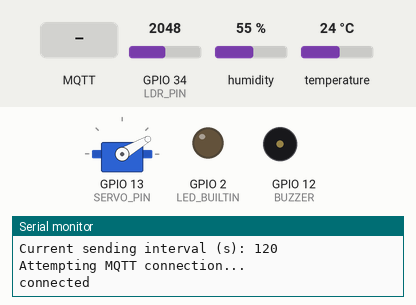
Simulated run of this sketch. Board: ESP32. On the bench: servo, output pins drawn as LEDs (lit = HIGH), buzzer (waves = sounding), the last lines printed to the serial monitor. The test bench sets the inputs (shaded band); at power-on: temperature 24 °C, GPIO 34 (LDR_PIN) = 2048, humidity 55 %. WiFi joins after 1.5 s; servers stay silent unless stated; network time is answered at once with the bench clock; the local clock reads 2024-03-15 10:24:30 at power-on unless the sketch sets it; no MQTT or app messages arrive unless stated.

Above: at 2.7 s.
2.8 s: MQTT message "1" arrives on the first subscribed topic
At 3.7 s:
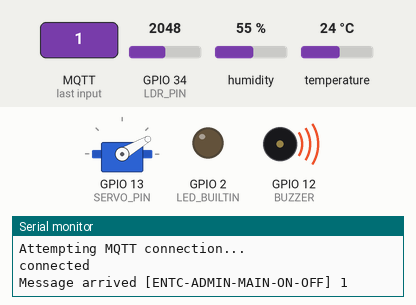
6.6 s: temperature set to 12 °C
At 16.0 s:
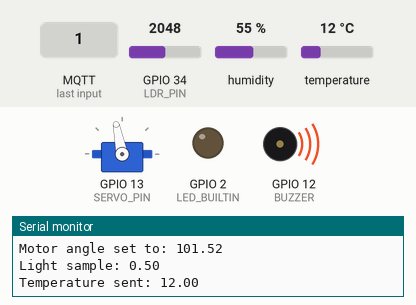
16.6 s: GPIO 34 (LDR_PIN) set to 2866
At 20.8 s:
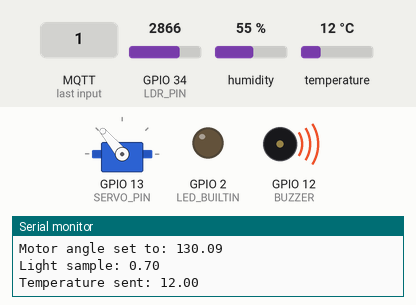
21.6 s: MQTT message "ENTC-ADMIN-SCH-ON" arrives on the first subscribed topic
At 22.0 s:
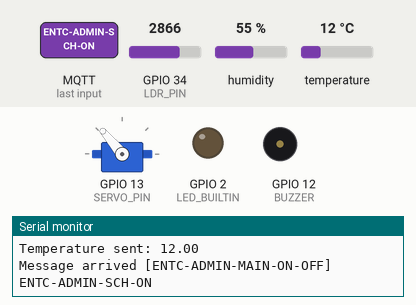
23.1 s: temperature set to 0 °C
At 30.7 s:
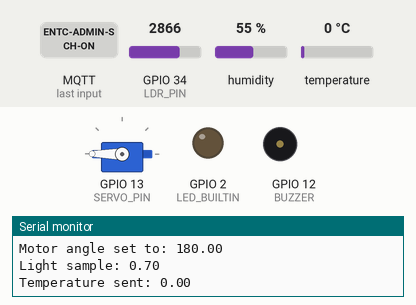
31.7 s: MQTT message "ENTC-ADMIN-SCH-ON" arrives on the second subscribed topic
At 33.1 s:
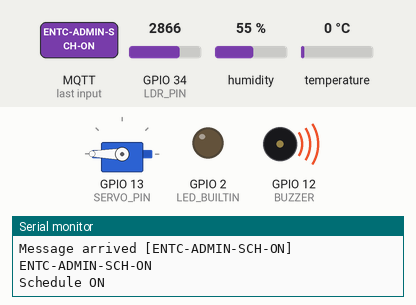
Timing chart, 0 to 34.2 s (numbered marks = the images above; inputs shaded):
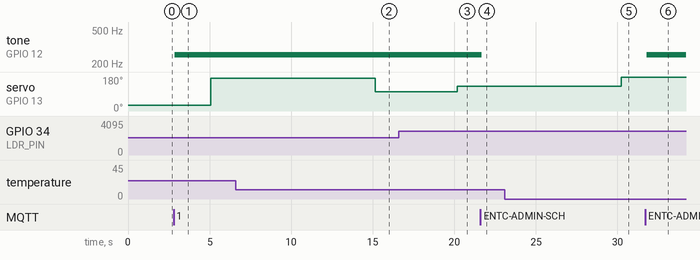

Measured:
- after the input at 2.8 s, tone on GPIO 12 (BUZZER): silent → 256 Hz after 0.08 s
- after the input at 6.6 s, servo on GPIO 13 (SERVO_PIN): 173° → 101° after 8.5 s
- after the input at 16.6 s, servo on GPIO 13 (SERVO_PIN): 101° → 130° after 3.6 s
- after the input at 21.6 s, tone on GPIO 12 (BUZZER): 256 Hz → silent after 0.09 s
- after the input at 23.1 s, servo on GPIO 13 (SERVO_PIN): 130° → 180° after 7.1 s
- after the input at 31.7 s, tone on GPIO 12 (BUZZER): silent → 256 Hz after 0.08 s

The sketch:

sketch.ino
```cpp
#include <PubSubClient.h>
#include <WiFi.h>
#include "DHTesp.h"
#include <NTPClient.h>
#include <ESP32Servo.h>

#define LED_BUILTIN 2
#define BUZZER 12
#define DHT_PIN 15
#define LDR_PIN 34
#define SERVO_PIN 13

WiFiClient espClient;
PubSubClient mqttClient(espClient);
DHTesp dhtSensor;
Servo windowServo;

WiFiUDP ntpUDP;
NTPClient timeClient(ntpUDP);

bool isScheduleON = false;
unsigned long scheduleOnTime;

float lightIntensity = 0.0;
float latestLightSample = 0.0;
float temperature = 25.0;
char tempAr[6];
char lightAr[6];
char samplingIntervalAr[6];
char sendingIntervalAr[6];

unsigned long lastSampleTime = 0;
unsigned long lastSendTime = 0;
int samplingInterval = 5000;
int sendingInterval = 120000;
float lightReadings[24];
int readingIndex = 0;
int readingCount = 0;

float motorAngleOffset = 30.0;
float controllingFactor = 0.75;
float idealTemperature = 30.0;
float currentMotorAngle = 30.0;

void setup() {
  Serial.begin(115200);
  setupWifi();
  setupMqtt();

  dhtSensor.setup(DHT_PIN, DHTesp::DHT22);

  updateTemperature();

  timeClient.begin();
  timeClient.setTimeOffset(5.5*3600);

  pinMode(LED_BUILTIN, OUTPUT);
  digitalWrite(LED_BUILTIN, LOW);

  pinMode(BUZZER, OUTPUT);
  digitalWrite(BUZZER, LOW);

  pinMode(LDR_PIN, INPUT);

  windowServo.attach(SERVO_PIN);
  windowServo.write(motorAngleOffset);

  for (int i = 0; i < 24; i++) {
    lightReadings[i] = 0;
  }

  sendLightIntensity();

  publishConfiguration();
}

void loop() {
  if (!mqttClient.connected()) {
    connectToBroker();
  }
  mqttClient.loop();

  checkSchedule();

  unsigned long currentMillis = millis();

  if (currentMillis - lastSampleTime >= samplingInterval) {
    lastSampleTime = currentMillis;
    sampleLightIntensity();
    updateTemperature();
  }

  if (currentMillis - lastSendTime >= sendingInterval) {
    lastSendTime = currentMillis;
    sendLightIntensity();
  }

  delay(100);
}

void sampleLightIntensity() {
  int rawValue = analogRead(LDR_PIN);
  latestLightSample = rawValue / 4095.0;

  lightReadings[readingIndex] = latestLightSample;
  readingIndex = (readingIndex + 1) % 24;
  if (readingCount < 24) {
    readingCount++;
  }

  char latestLightAr[6];
  String(latestLightSample, 2).toCharArray(latestLightAr, 6);
  mqttClient.publish("ENTC-MEDIBOX-LIGHT-LATEST", latestLightAr);

  adjustServoMotor();

  Serial.print("Light sample: ");
  Serial.println(latestLightSample);
}

void sendLightIntensity() {
  float sum = 0;
  for (int i = 0; i < readingCount; i++) {
    sum += lightReadings[i];
  }
  lightIntensity = sum / readingCount;

  String(lightIntensity, 2).toCharArray(lightAr, 6);
  mqttClient.publish("ENTC-MEDIBOX-LIGHT", lightAr);

  Serial.print("Average light intensity sent: ");
  Serial.println(lightAr);
}

void updateTemperature() {
  TempAndHumidity data = dhtSensor.getTempAndHumidity();

  if (isnan(data.temperature) || data.temperature < -40 || data.temperature > 80) {
    Serial.println("Warning: Invalid temperature reading detected!");
  } else {
    temperature = data.temperature;
    String(temperature, 2).toCharArray(tempAr, 6);
    mqttClient.publish("ENTC-MEDIBOX-TEMP", tempAr);

    Serial.print("Temperature sent: ");
    Serial.println(tempAr);
  }
}

void adjustServoMotor() {
  // θ = θ_offset + (180 - θ_offset) × I × γ × ln(ts/tu) × (T/T_med)
  float ts = samplingInterval / 1000.0;
  float tu = sendingInterval / 1000.0;
  float ratio = ts / tu;

  if (ratio <= 0) {
    ratio = 0.0001;
  }

  float tempRatio = temperature / idealTemperature;
  if (tempRatio <= 0 || isnan(tempRatio)) {
    tempRatio = 25.0 / idealTemperature;
    Serial.println("Warning: Invalid tempRatio, using default T=25°C");
  }

  float logTerm = abs(log(ratio));

  // Debug intermediate values
  Serial.print("ts: "); Serial.print(ts);
  Serial.print(", tu: "); Serial.print(tu);
  Serial.print(", ratio: "); Serial.print(ratio);
  Serial.print(", logTerm: "); Serial.print(logTerm);
  Serial.print(", I: "); Serial.print(latestLightSample);
  Serial.print(", γ: "); Serial.print(controllingFactor);
  Serial.print(", T: "); Serial.print(temperature);
  Serial.print(", T_med: "); Serial.print(idealTemperature);
  Serial.print(", T/T_med: "); Serial.print(tempRatio);
  Serial.println();

  float angle = motorAngleOffset + (180.0 - motorAngleOffset) * latestLightSample *
                controllingFactor * logTerm * tempRatio;

  angle = constrain(angle, motorAngleOffset, 180.0);
  currentMotorAngle = angle;

  windowServo.write(angle);

  char angleStr[6];
  String(angle, 2).toCharArray(angleStr, 6);
  mqttClient.publish("ENTC-MEDIBOX-ANGLE", angleStr);

  Serial.print("Motor angle set to: ");
  Serial.println(angle);
}

void publishConfiguration() {
  char buffer[10];

  int samplingSeconds = samplingInterval / 1000;
  String(samplingSeconds).toCharArray(samplingIntervalAr, 6);
  mqttClient.publish("ENTC-MEDIBOX-CURRENT-SAMPLING", samplingIntervalAr);
  Serial.print("Current sampling interval (s): ");
  Serial.println(samplingSeconds);

  int sendingSeconds = sendingInterval / 1000;
  String(sendingSeconds).toCharArray(sendingIntervalAr, 6);
  mqttClient.publish("ENTC-MEDIBOX-CURRENT-SENDING", sendingIntervalAr);
  Serial.print("Current sending interval (s): ");
  Serial.println(sendingSeconds);

  String(motorAngleOffset, 1).toCharArray(buffer, 10);
  mqttClient.publish("ENTC-MEDIBOX-CURRENT-OFFSET", buffer);

  String(controllingFactor, 2).toCharArray(buffer, 10);
  mqttClient.publish("ENTC-MEDIBOX-CURRENT-FACTOR", buffer);

  String(idealTemperature, 1).toCharArray(buffer, 10);
  mqttClient.publish("ENTC-MEDIBOX-CURRENT-IDEAL-TEMP", buffer);
}

unsigned long getTime() {
  timeClient.update();
  return timeClient.getEpochTime();
}

void buzzerOn(bool on) {
  if (on) {
    tone(BUZZER, 256);
  } else {
    noTone(BUZZER);
  }
}

void setupWifi() {
  Serial.println("");
  Serial.println("Connecting to ");
  Serial.println("Wokwi-GUEST");
  WiFi.begin("Wokwi-GUEST", "");

  while (WiFi.status() != WL_CONNECTED) {
    delay(500);
    Serial.print(".");
  }

  Serial.println("WiFi connected");
  Serial.println("IP address: ");
  Serial.println(WiFi.localIP());
}

void setupMqtt() {
  mqttClient.setServer("test.mosquitto.org", 1883);
  mqttClient.setCallback(receiveCallback);
}

void connectToBroker() {
  while (!mqttClient.connected()) {
    Serial.println("Attempting MQTT connection...");
    if (mqttClient.connect("ESP32-Medibox-653652643612")) {
      Serial.println("connected");
      mqttClient.subscribe("ENTC-ADMIN-MAIN-ON-OFF");
      mqttClient.subscribe("ENTC-ADMIN-SCH-ON");
      mqttClient.subscribe("ENTC-MEDIBOX-SAMPLING-INTERVAL");
      mqttClient.subscribe("ENTC-MEDIBOX-SENDING-INTERVAL");
      mqttClient.subscribe("ENTC-MEDIBOX-ANGLE-OFFSET");
      mqttClient.subscribe("ENTC-MEDIBOX-CONTROL-FACTOR");
      mqttClient.subscribe("ENTC-MEDIBOX-IDEAL-TEMP");
    } else {
      Serial.println("failed");
      Serial.println(mqttClient.state());
      delay(5000);
    }
  }
}

void receiveCallback(char* topic, byte* payload, unsigned int length) {
  Serial.print("Message arrived [");
  Serial.print(topic);
  Serial.print("] ");

  char payloadCharAr[length + 1];
  for (int i = 0; i < length; i++) {
    Serial.print((char)payload[i]);
    payloadCharAr[i] = (char)payload[i];
  }
  payloadCharAr[length] = '\0';

  Serial.println();

  if (strcmp(topic, "ENTC-ADMIN-MAIN-ON-OFF") == 0) {
    buzzerOn(payloadCharAr[0] == '1');
  }
  else if (strcmp(topic, "ENTC-ADMIN-SCH-ON") == 0) {
    if (payloadCharAr[0] == 'N') {
      isScheduleON = false;
    } else {
      isScheduleON = true;
      scheduleOnTime = atol(payloadCharAr);
    }
  }
  else if (strcmp(topic, "ENTC-MEDIBOX-SAMPLING-INTERVAL") == 0) {
    int newInterval = atoi(payloadCharAr);
    if (newInterval > 0) {
      samplingInterval = newInterval * 1000;
      Serial.print("New sampling interval set: ");
      Serial.println(samplingInterval);
      adjustServoMotor();
    }
  }
  else if (strcmp(topic, "ENTC-MEDIBOX-SENDING-INTERVAL") == 0) {
    int newInterval = atoi(payloadCharAr);
    if (newInterval > 0) {
      sendingInterval = newInterval * 1000;
      Serial.print("New sending interval set: ");
      Serial.println(sendingInterval);
      adjustServoMotor();
    }
  }
  else if (strcmp(topic, "ENTC-MEDIBOX-ANGLE-OFFSET") == 0) {
    float newOffset = atof(payloadCharAr);
    if (newOffset >= 0 && newOffset <= 120) {
      motorAngleOffset = newOffset;
      Serial.print("New angle offset set: ");
      Serial.println(motorAngleOffset);
      adjustServoMotor();
    }
  }
  else if (strcmp(topic, "ENTC-MEDIBOX-CONTROL-FACTOR") == 0) {
    float newFactor = atof(payloadCharAr);
    if (newFactor >= 0 && newFactor <= 1) {
      controllingFactor = newFactor;
      Serial.print("New controlling factor set: ");
      Serial.println(controllingFactor);
      adjustServoMotor();
    }
  }
  else if (strcmp(topic, "ENTC-MEDIBOX-IDEAL-TEMP") == 0) {
    float newTemp = atof(payloadCharAr);
    if (newTemp >= 10 && newTemp <= 40) {
      idealTemperature = newTemp;
      Serial.print("New ideal temperature set: ");
      Serial.println(idealTemperature);
      adjustServoMotor();
    }
  }
}

void checkSchedule() {
  if (isScheduleON) {
    unsigned long currentTime = getTime();
    if (currentTime > scheduleOnTime) {
      buzzerOn(true);
      isScheduleON = false;
      mqttClient.publish("ENTC-ADMIN-MAIN-ON-OFF-ESP", "1");
      mqttClient.publish("ENTC-ADMIN-SCH-ESP-ON", "0");
      Serial.println("Schedule ON");
    }
  }
}
```
